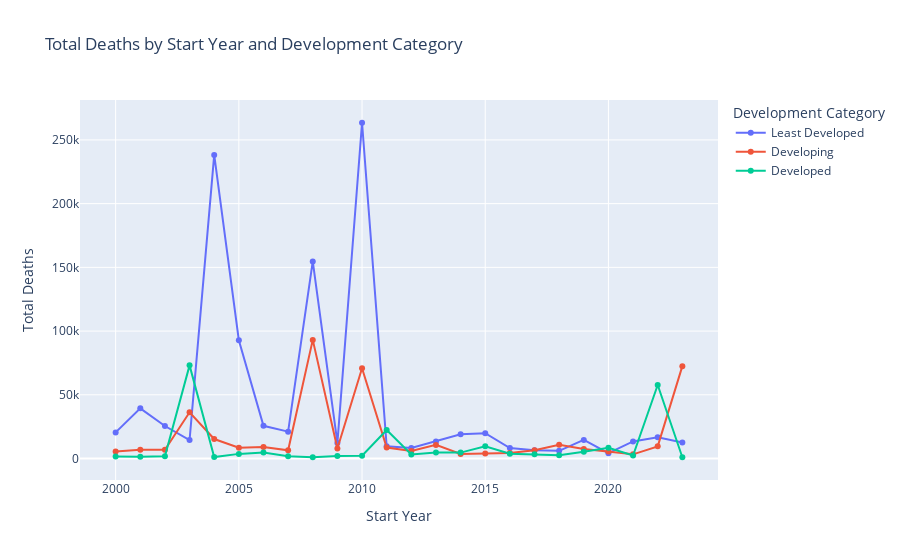

Here is the notebook cell this chart was saved with:
### Markdown cell above
##### We are excluding some countries here

### Code cell
import pandas as pd
import plotly.express as px

# Assuming you have loaded your data into a DataFrame called df_test

# Binning country development score into three categories
df_test['Development_Category'] = pd.cut(df_test['country_devlopment_score'], bins=[0, 20, 35, float('inf')], labels=['Least Developed', 'Developing', 'Developed'])

# Grouping data by 'Start Year' and 'Development_Category', and summing 'Total Deaths'
grouped_data = df_test.groupby(['Start Year', 'Development_Category'])['Total Deaths'].sum().reset_index()

# Creating the line plot using Plotly Express
fig = px.line(grouped_data, x='Start Year', y='Total Deaths', color='Development_Category',
              labels={'Start Year': 'Start Year', 'Total Deaths': 'Total Deaths', 'Development_Category': 'Development Category'},
              title='Total Deaths by Start Year and Development Category',
              markers = True)

fig.update_layout(xaxis_title='Start Year', yaxis_title='Total Deaths', legend_title='Development Category')

fig.show()

# Define the folder path where you want to save the HTML file
folder_path = "/Users/samharris/Desktop/Capstone/24Spr_-S-Harris-_-disasters-/Sample_Capstone/code/website/"

# Ensure that the folder exists
os.makedirs(folder_path, exist_ok=True)

# Define the file path
file_path = os.path.join(folder_path, 'line_plot_with_start_year_and_development_category.html')

# Save the figure as HTML file
fig.write_html(file_path)

### Figure 1 — Plotly figure (JSON) as saved in the notebook; plotly's stock layout.template omitted (floating-point values rounded to 4 significant figures)
{"data": [{"hovertemplate": "Development Category=Least Developed<br>Start Year=%{x}<br>Total Deaths=%{y}<extra></extra>", "legendgroup": "Least Developed", "line": {"color": "#636efa", "dash": "solid"}, "marker": {"symbol": "circle"}, "mode": "lines+markers", "name": "Least Developed", "orientation": "v", "showlegend": true, "type": "scatter", "x": [2000, 2001, 2002, 2003, 2004, 2005, 2006, 2007, 2008, 2009, 2010, 2011, 2012, 2013, 2014, 2015, 2016, 2017, 2018, 2019, 2020, 2021, 2022, 2023], "xaxis": "x", "y": [20501, 39397, 25509, 14486, 238218, 92761, 25687, 21106, 154689, 12256, 263471, 9663, 8317, 13454, 19025, 19895, 8191, 6408, 6039, 14613, 4178, 13388, 16619, 12495], "yaxis": "y"}, {"hovertemplate": "Development Category=Developing<br>Start Year=%{x}<br>Total Deaths=%{y}<extra></extra>", "legendgroup": "Developing", "line": {"color": "#EF553B", "dash": "solid"}, "marker": {"symbol": "circle"}, "mode": "lines+markers", "name": "Developing", "orientation": "v", "showlegend": true, "type": "scatter", "x": [2000, 2001, 2002, 2003, 2004, 2005, 2006, 2007, 2008, 2009, 2010, 2011, 2012, 2013, 2014, 2015, 2016, 2017, 2018, 2019, 2020, 2021, 2022, 2023], "xaxis": "x", "y": [5552, 6923, 6837, 36302, 15284, 8408, 8961, 6463, 93077, 7863, 70877, 8645, 5883, 10691, 3617, 4033, 4338, 6501, 10759, 7407, 5415, 3278, 9549, 72475], "yaxis": "y"}, {"hovertemplate": "Development Category=Developed<br>Start Year=%{x}<br>Total Deaths=%{y}<extra></extra>", "legendgroup": "Developed", "line": {"color": "#00cc96", "dash": "solid"}, "marker": {"symbol": "circle"}, "mode": "lines+markers", "name": "Developed", "orientation": "v", "showlegend": true, "type": "scatter", "x": [2000, 2001, 2002, 2003, 2004, 2005, 2006, 2007, 2008, 2009, 2010, 2011, 2012, 2013, 2014, 2015, 2016, 2017, 2018, 2019, 2020, 2021, 2022, 2023], "xaxis": "x", "y": [1686, 1324, 1769, 73097, 1158, 3641, 4759, 1700, 1056, 2034, 2220, 22385, 3246, 4721, 4636, 9697, 3844, 3258, 2621, 5368, 8386, 2374, 57662, 1000], "yaxis": "y"}], "layout": {"legend": {"title": {"text": "Development Category"}, "tracegroupgap": 0}, "title": {"text": "Total Deaths by Start Year and Development Category"}, "xaxis": {"anchor": "y", "domain": [0, 1], "title": {"text": "Start Year"}}, "yaxis": {"anchor": "x", "domain": [0, 1], "title": {"text": "Total Deaths"}}}}
